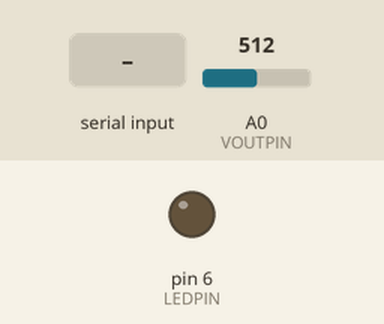
Bench run of a sketch on a simulated Arduino Uno, built with avr-gcc and run on an emulated ATmega328P. Parts: output pins drawn as LEDs (lit = HIGH). The inputs (shaded band) are chosen by the test bench; at power-on: A0 (VOUTPIN) = 512. What the sketch prints to the serial monitor is not drawn.

Above: at 1.2 s.
1.3 s: "90,45\n" received over Serial
At 1.6 s:
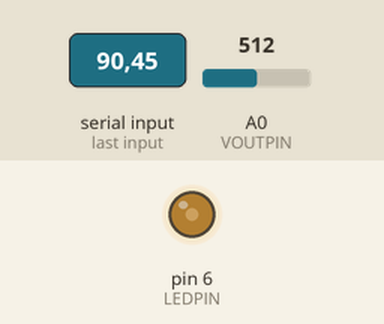
2.8 s: "30,150\n" received over Serial
At 4.0 s:
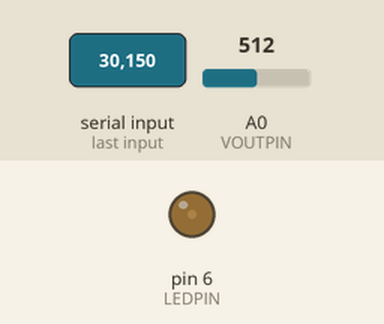
4.3 s: "200\n" received over Serial
At 5.1 s:
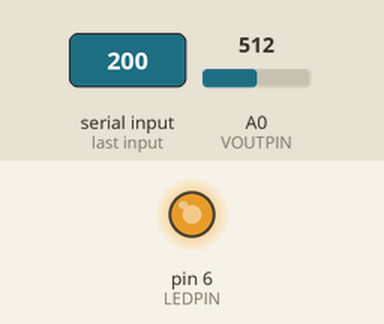
5.8 s: "90\n" received over Serial
At 6.3 s:
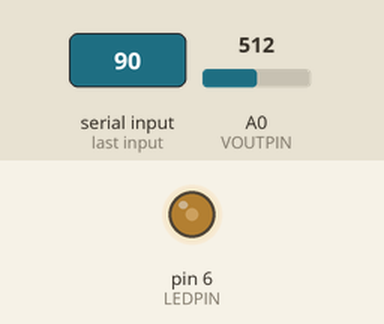
Timing chart, 0 to 8.3 s (numbered marks = the images above; inputs shaded):
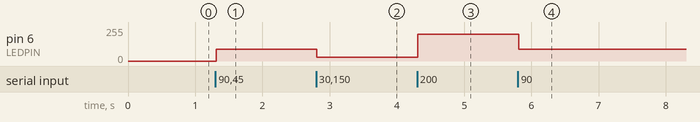

Measured:
- after the input at 1.3 s, pin 6 (LEDPIN): 0/255 → 90/255 at once
- after the input at 2.8 s, pin 6 (LEDPIN): 90/255 → 30/255 at once
- after the input at 4.3 s, pin 6 (LEDPIN): 30/255 → 200/255 at once
- after the input at 5.8 s, pin 6 (LEDPIN): 200/255 → 90/255 at once

The sketch:

ldr_calibration.ino
```cpp
#define DEBUG 0
#define DEBUGDELAY 1000 // time of delay each loop

#define VOUTPIN A0 // read Vout
#define LEDPIN 6 // led PWM pin
#define BAUDRATE 115200 // serial communication baudrate

#define RREF 10000.0 // to measure resistance

#define SERIALBUFFERSIZE 4 // size of buffer for serial communication
#define SERIALDELAY 10 // time for signal to be received.
#define VOUTBUFFERSIZE 100 // number of measurements each time

char serialBuffer[SERIALBUFFERSIZE]; // buffer for serial communication
uint16_t voutBuffer[VOUTBUFFERSIZE]; // buffer for measured Vout

void adjustLed();
void readVout();
void sendVout();

void setup() {
  Serial.begin(BAUDRATE);
  pinMode(LEDPIN, OUTPUT);
  pinMode(VOUTPIN, INPUT);
  Serial.println("Arduino is ready!");
}

void loop() {
  #if DEBUG
  // DEBUG MODE
  // display measured value each loop.
  int vo = analogRead(VOUTPIN);
  Serial.print(RREF * (1023.0 - vo) / vo);
  Serial.println(" Ohm");
  adjustLed();
  delay(DEBUGDELAY);

  #else
  // NORMAL OPERATION
  // automatically send measured values in batch
  // each time a serial message is received.
  if(Serial.available()) {
    adjustLed();
    delay(SERIALDELAY);
    readVout();
    sendVout();
  }
  #endif
}

void adjustLed() {
  if(Serial.available()) {
    delay(SERIALDELAY);
    int i = 0;
    while(Serial.available()) {
      serialBuffer[i++] = Serial.read();
    }

    analogWrite(LEDPIN, atoi(serialBuffer));
  }
}

void readVout() {
  for(int i = 0; i < VOUTBUFFERSIZE; i++) {
    voutBuffer[i] = analogRead(VOUTPIN);
  }
}

void sendVout() {
  Serial.write((uint8_t *) voutBuffer, VOUTBUFFERSIZE*sizeof(uint16_t));
}
```
